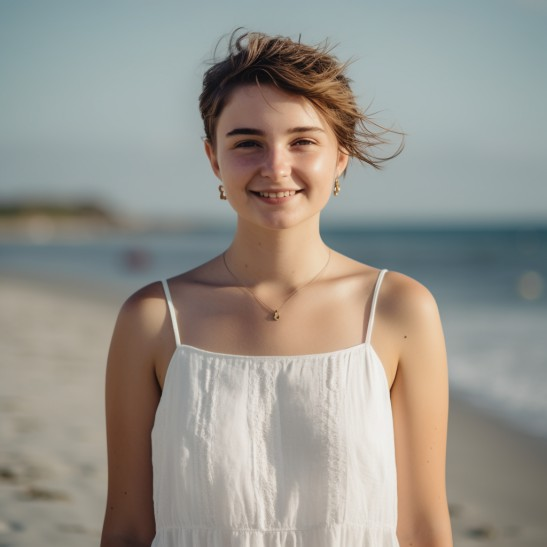
#> input picture Mosaic/data/3.jpg, 547 x 547 px, given in place of data, which was not available
$ python main.py --path_photos ../data
#> lines starting #> are read from the running program, lines starting #| are printed output that depends on the picture; after the words box and inside, x2 and y2 are one past the last pixel; in counts of white or black regions, pixels touching at a corner belong together; pictures that were not available may be replaced by others from this repository, and a replacement may not be noted
### Mosaic/script/run.py
from pathlib import Path
from PIL import Image
from scipy import spatial
import numpy as np
from typing import Tuple
import random
from tqdm import tqdm
import sys
import logging

logging.basicConfig(stream=sys.stdout, level=logging.DEBUG)
logging.getLogger("PIL.PngImagePlugin").setLevel(logging.CRITICAL + 1)

class Mosaic(object):
    def __init__(self, tile_size: Tuple, path_photos: Path, path_tile_photos: Path):
        self.tile_size = tile_size
        self.path_photos = path_photos
        self.tile_photos = path_tile_photos
        self._preprocess_main_photos()
        self._preprocess_tile_photos()

    def _preprocess_main_photos(self):
        main_photo = Image.open(str(self.path_photos))
#> main_photo is the input picture: PIL image 547x547 RGB; mean R, G, B 151.6, 148.3, 140.5


        self.width = int(np.round(main_photo.size[0] / self.tile_size[0]))
#> self.width = 27
        self.height = int(np.round(main_photo.size[1] / self.tile_size[1]))
#> self.height = 27

        self.resized_photo = main_photo.resize((self.width, self.height))
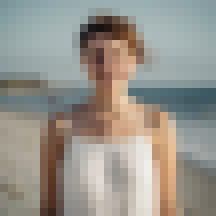
#> self.resized_photo: PIL image 27x27 RGB (shown 8 times larger); mean R, G, B 151.7, 148.3, 140.5

        self.closest_tiles = np.zeros((self.width, self.height), dtype=np.uint32)
        self.output = Image.new("RGB", main_photo.size)
#> self.output: PIL image 547x547 RGB; every value is 0

    def _preprocess_tile_photos(self):
        self.colors = []
        self.tiles = []
        all_tile_photos = [p for p in self.tile_photos.iterdir()]
        # tile_numbers = self.width * self.height
        tile_numbers = len(all_tile_photos)
        photos = random.sample(all_tile_photos, tile_numbers)
        logging.info(f"prepare tile photos, using {tile_numbers} tile photos")
        for p in tqdm(photos):
            try:
                tile = Image.open(str(p)).resize(self.tile_size)
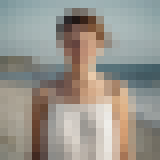
#> tile: PIL image 20x20 RGB (shown 8 times larger); mean R, G, B 151.7, 148.3, 140.5
            except OSError:
                continue
            mean_color = np.array(tile).mean(axis=0).mean(axis=0)
#> mean_color = [151.7, 148.3, 140.5]
            if mean_color.size != 3:
                continue
            self.tiles.append(tile)
            self.colors.append(mean_color)

    def find_closest_colors(self):
        tree = spatial.KDTree(self.colors)
        logging.info("find closet colors...")
        closet_all = []
        for i in tqdm(range(self.width)):
            for j in range(self.height):
                pixel = self.resized_photo.getpixel((i, j))  # Get the pixel color at (i, j)
                # when bg is very dark, we just choose the tile photo even it's repeated
                if sum(abs(np.subtract(list(pixel), [0, 0, 0]))) < 5:
                    distance, closet = tree.query(pixel, k=1)  # return (distance, index)

                else:
                    try_time = 50
                    flg = False
                    for t in range(try_time):
                        distance, closets = tree.query(pixel, k=t + 1)
                        if not t:
                            closets = [closets]
                        closet_c = [c for c in closets if c not in closet_all]
                        if closet_c:
                            closet = closet_c[0]
                            closet_all.append(closet)
                            flg = True
                            break

                    if not flg:
                        closet = closets[0]
                self.closest_tiles[i, j] = closet  # get index of tile correspond
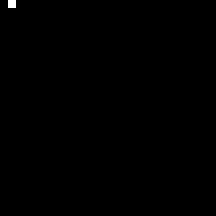
#> self.closest_tiles: shape (27, 27) uint32 (shown 8 times larger); values 0 (black) and 1 (white), 0.14% white in thin lines or dots, all inside (x1, y1, x2, y2) = (1, 0, 2, 1)
#> after the loop, closet_all = [0, 1]

    def draw_outputs(self, output_name: Path):
        logging.info("draw output...")
        for i in tqdm(range(self.width)):
            for j in range(self.height):
                x, y = i * self.tile_size[0], j * self.tile_size[1]
                index = self.closest_tiles[i, j]
                self.output.paste(self.tiles[index], (x, y))
        self.output.save(output_name)

### Mosaic/script/main.py
from run import Mosaic
import argparse
from pathlib import Path
from typing import Tuple


def run(path_photos: Path, output_path: Path, tile_size: Tuple, path_tile_photos: Path):
    mo = Mosaic(tile_size=tile_size, path_photos=path_photos, path_tile_photos=path_tile_photos)
    mo.find_closest_colors()
    mo.draw_outputs(output_path)


if __name__ == "__main__":
    parser = argparse.ArgumentParser()
    parser.add_argument("--path_photos",
                        type=str,
                        default="D:\project_artistic\Mosaic\data\inputs\input2.png",
                        help="path to folder of main photo")

    parser.add_argument("--path_tile_photos",
                        type=str,
                        default="D:\迅雷下载\ImageNet\data\ImageNet2013\ILSVRC2013_DET_val",
                        help="path to folder of tile photos folder")

    parser.add_argument("--output_path",
                        type=str,
                        default="D:\project_artistic\Mosaic\data\output.png",
                        help="path of output")
    parser.add_argument("--tile_size",
                        type=lambda s: [int(item) for item in s.split(',')],
                        default="20, 20",
                        help="resize real image to tile size")
    args = parser.parse_args()
#> (the run stopped early here; a loop or call above may not have finished)

$ run again, on Mosaic/data/1.PNG
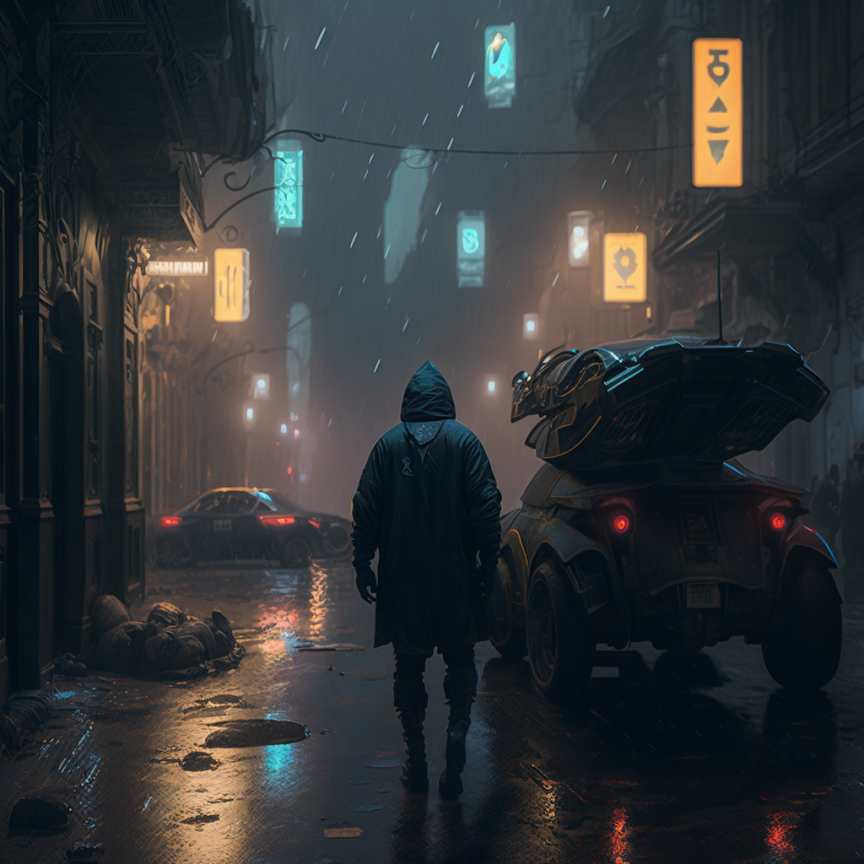
#> input picture Mosaic/data/1.PNG, 864 x 864 px, given in place of data, which was not available
#> in _preprocess_main_photos, main_photo is the input picture: PIL image 864x864 RGB; mean R, G, B 50.2, 53.4, 54.8
#> in _preprocess_main_photos, `self.resized_photo = main_photo.resize((self.width, self.height))`:
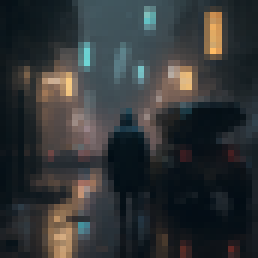
#> self.resized_photo: PIL image 43x43 RGB (shown 6 times larger); mean R, G, B 50.2, 53.4, 54.8
#> in _preprocess_tile_photos, `tile = Image.open(str(p)).resize(self.tile_size)`:
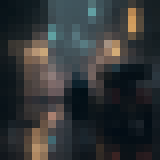
#> tile: PIL image 20x20 RGB (shown 8 times larger); mean R, G, B 50.2, 53.5, 54.8
#> mean_color = [50.19, 53.48, 54.84]
#> after the loop in find_closest_colors, `for i in tqdm(range(self.width)):`: closet_all = [0, 1]
